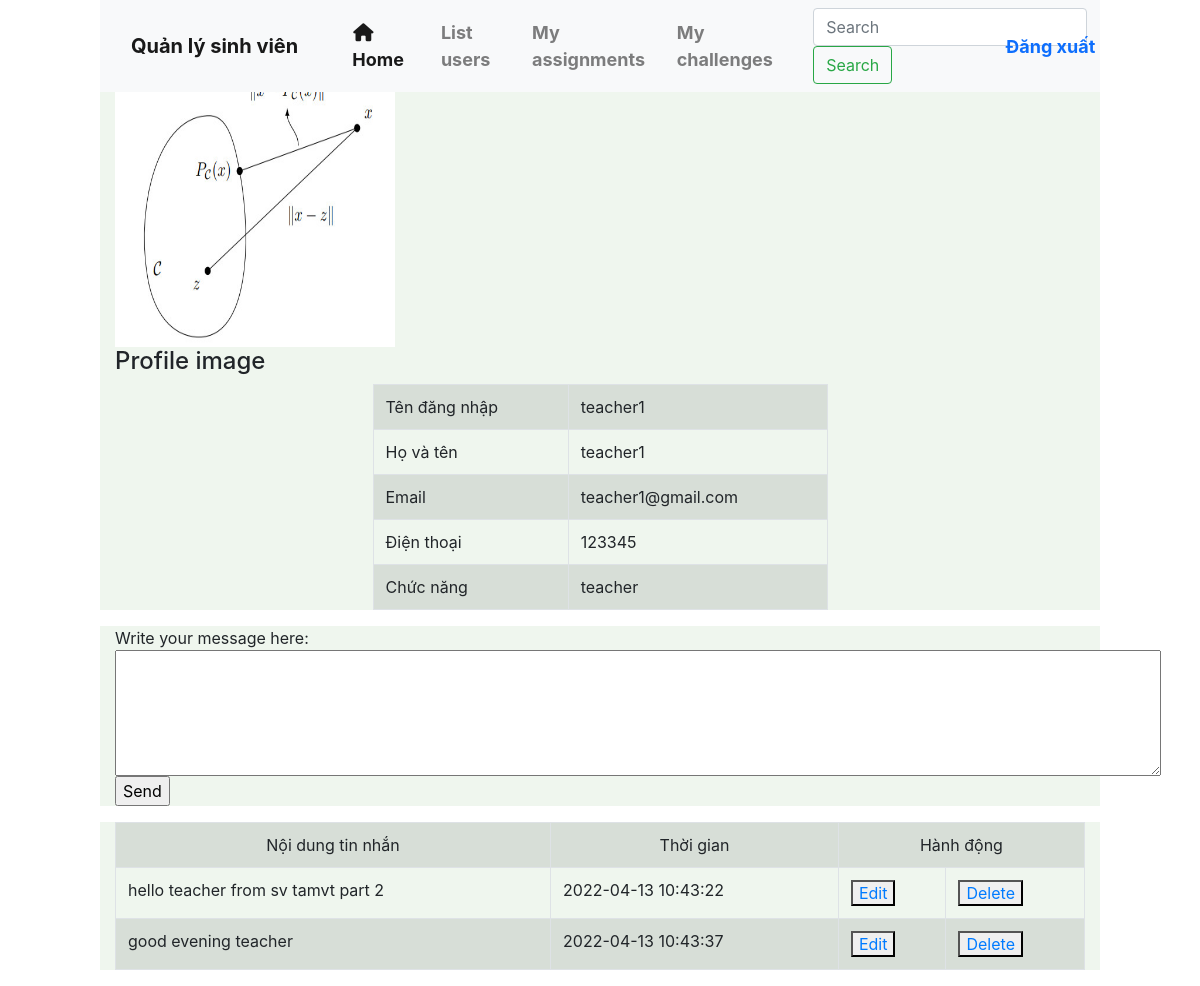
/profile.php?id=1 (signed in), run on the app's committed database.
### tables this page shows
CREATE TABLE `users` (
  `id` int(5) UNSIGNED NOT NULL,
  `username` varchar(50) NOT NULL COMMENT 'Tên đăng nhập',
  `password` varchar(50) NOT NULL COMMENT 'Mật khẩu',
  `hoten` varchar(128) NOT NULL COMMENT 'Họ và tên',
  `email` varchar(128) DEFAULT NULL COMMENT 'Email cá nhân',
  `phone` int(16) UNSIGNED DEFAULT NULL COMMENT 'Số điện thoại',
  `avatar` varchar(512) DEFAULT NULL COMMENT 'Link ảnh đại diện',
  `role` varchar(10) NOT NULL,
  `updatedAt` timestamp NOT NULL DEFAULT current_timestamp() ON UPDATE current_timestamp()
);

CREATE TABLE `messages` (
  `id` int(5) UNSIGNED NOT NULL,
  `content` text DEFAULT NULL,
  `idsend` int(5) UNSIGNED NOT NULL COMMENT 'ID người gửi',
  `idrec` int(5) UNSIGNED NOT NULL COMMENT 'ID người nhận',
  `createdAt` timestamp NOT NULL DEFAULT current_timestamp() ON UPDATE current_timestamp() COMMENT 'Thời gian tạo'
);

### profile.php (the view, shortened to what this page needs)
<?php
	if (!isset($_SESSION['username'])||!isset($_SESSION['id'])||!isset($_SESSION['role'])) {
		echo '<script language="javascript">alert("You need login first!"); window.location="login.php"</script>';
	} else {
        $id = $_SESSION['id'];
    }
    if (isset($_GET['id'])) {
        $requestid = $_GET['id'];
    }
    else {
        $requestid = $id;
    }
    $self = false;
	include("connect.php");
?>
<html>
<head>
    <link rel="stylesheet" href="style.css"/>
</head>
<body>
    <?php include("header.php") ?>
    <div class="container col-md-10 mx-auto">
        <h1>Profile</h1>
        <?php
            $sql = "SELECT * FROM users WHERE id = $requestid";
            $result = $connect->query($sql);
            $row = mysqli_fetch_array($result);
            echo '<img height="280" width="280" src="http://localhost/challenge5a/'.$row['avatar'].'" /><br>
                    <h4>Profile image </h4>';
        ?>
        <div class="col-md-6 mx-auto">
            <table class="table table-bordered table-striped">
                <tr>
                    <td>Tên đăng nhập</td>
                    <td><?php echo $row['username']; ?></td>
                </tr>
                <tr>
                    <td>Họ và tên</th>
                    <td><?php echo $row['hoten']; ?></td>
                </tr>
                <tr>
                    <td>Email</td>
                    <td><?php echo $row['email']; ?></td>
                </tr>
                <tr>
                    <td>Điện thoại</td>
                    <td><?php echo $row['phone']; ?></td>
                </tr>
                <tr>
                    <td>Chức năng</td>
                    <td><?php echo $row['role']; ?></td>
                </tr>
            </table>
        </div>
    </div>
    <?php
        if (!$self) {
            require_once("send_message.php");
        }
    ?>
    <?php
        if ($self) {
            $sql_get_message = "SELECT * FROM messages WHERE idrec = $id";
        }
        else {
            $sql_get_message = "SELECT * FROM messages WHERE idrec = $requestid AND idsend = $id";
        }
        $result_get_message = $connect->query($sql_get_message);
    ?>
    <div class="container col-md-10 mx-auto" <?=isset($_GET['id'])?'':'style="display:none"'?>>
        <table class="table table-bordered table-striped">
            <tr style="text-align:center">
                <td>Nội dung tin nhắn
                <td>Thời gian
                <td colspan="<?=$self?1:2?>">Hành động
            </tr>
            <?php while ($message_record = mysqli_fetch_array($result_get_message)): ?>
            <tr>
                <td><?=$message_record['content']?>
                <td><?=$message_record['createdAt']?>
                <?php
                    if(!$self)
                    echo '<td><button><a href="edit_message.php?id='.$message_record['id'].'">Edit</a></button>';
                ?>
                <td><button><a href="edit_message.php?id=<?=$message_record['id']?>&action=delete">Delete</a></button>
            </tr>
            <?php endwhile; ?>
        </table>
    </div>
</body>

### header.php (shortened to what this page needs)
<!DOCTYPE html>
<html>
<head>
    <link href="https://cdn.jsdelivr.net/npm/bootstrap@5.1.3/dist/css/bootstrap.min.css" rel="stylesheet">
    <link rel="stylesheet" href="https://stackpath.bootstrapcdn.com/bootstrap/4.1.1/css/bootstrap.min.css">
</head>
<body>
<div class="container col-md-10 " style="color:blue; font-size: large; font-weight: bold;">
    <nav class="navbar fixed-top mx-auto navbar-expand-lg navbar-light bg-light col-10">
        <a class="navbar-brand col" href="#">Quản lý sinh viên</a>
        <div class="collapse navbar-collapse col-6" >
            <ul class="navbar-nav mr-8 mt-8 mt-lg-0">
            <li class="nav-item active">
                    <a href="profile.php" class="nav-link"><i class="fa fa-home fa-fw" aria-hidden="true"></i>&nbsp; Home </a>
                </li>
                <li class="nav-item">
                    <a class="nav-link" href="member.php">List users</a>
                </li>
                <li class="nav-item ">
                    <?php
                        if (isset($_SESSION['role'])) {
                            $role=$_SESSION['role'];
                            if ($role === "teacher")
                                echo '<a class="nav-link " href="teacher_exercise.php" >Assigments</a>';
                            elseif ($role === "student") {
                                echo '<a class="nav-link " href="student_exercise.php" >My assignments</a>';
                            }
                            else {
                                echo '<script language="javascript">alert("You must login first!"); window.location="login.php"</script>';
                            }
                        }
                    ?>
                </li>
                <li class="nav-item ">
                <?php
                    if (isset($_SESSION['role'])) {
                        $role=$_SESSION['role'];
                        if ($role === "teacher")
                                echo '<a class="nav-link " href="teacher_challenge.php" >Challenges</a>';
                            elseif ($role === "student") {
                                echo '<a class="nav-link " href="student_challenge.php" >My challenges</a>';
                            }
                            else {
                                echo '<script language="javascript">alert("You must login first!"); window.location="login.php"</script>';
                            }
                    }
                ?>
                </li>
            </ul>
        </div>
        <div class="col-2">
            <form class="form-inline my-2 my-lg-0">
                <input class="row form-control mr-sm-2" type="search" placeholder="Search" aria-label="Search">
                <button class="btn btn-outline-success row" type="submit">Search</button>
            </form>
        </div>
        <div class="col-2"><a class="nav-link" href="logout.php">Đăng xuất</a>
        </div>
    </nav>
</div>
</body>

### send_message.php (shortened to what this page needs)
<?php
	if (!isset($_SESSION['username'])||!isset($_SESSION['id'])||!isset($_SESSION['role'])) {
		echo '<script language="javascript">alert("You need login first!"); window.location="login.php"</script>';
	} else {
        $id = $_SESSION['id'];
    }
?>
<div class="container col-md-10 mx-auto">
    <form action="send_message.php?id=<?php echo $requestid; ?>" method="post">
        Write your message here:<br>
        <textarea type="text" name="message_send" rows="5" cols="100"></textarea><br>
        <input type="submit" name="submit" value="Send">
    </form>
</div>

### style.css (style rules this page uses)
.container { margin-bottom: 10px; background-color: #eff6ee; }
.table { width: 50%; }

### data on the page
users: avatar (picture), username "teacher1", hoten "teacher1", email "teacher1@gmail.com", phone "123345", role "teacher"
messages: content "hello teacher from sv tamvt part 2", createdAt "2022-04-13 10:43:22"
messages: content "good evening teacher", createdAt "2022-04-13 10:43:37"
